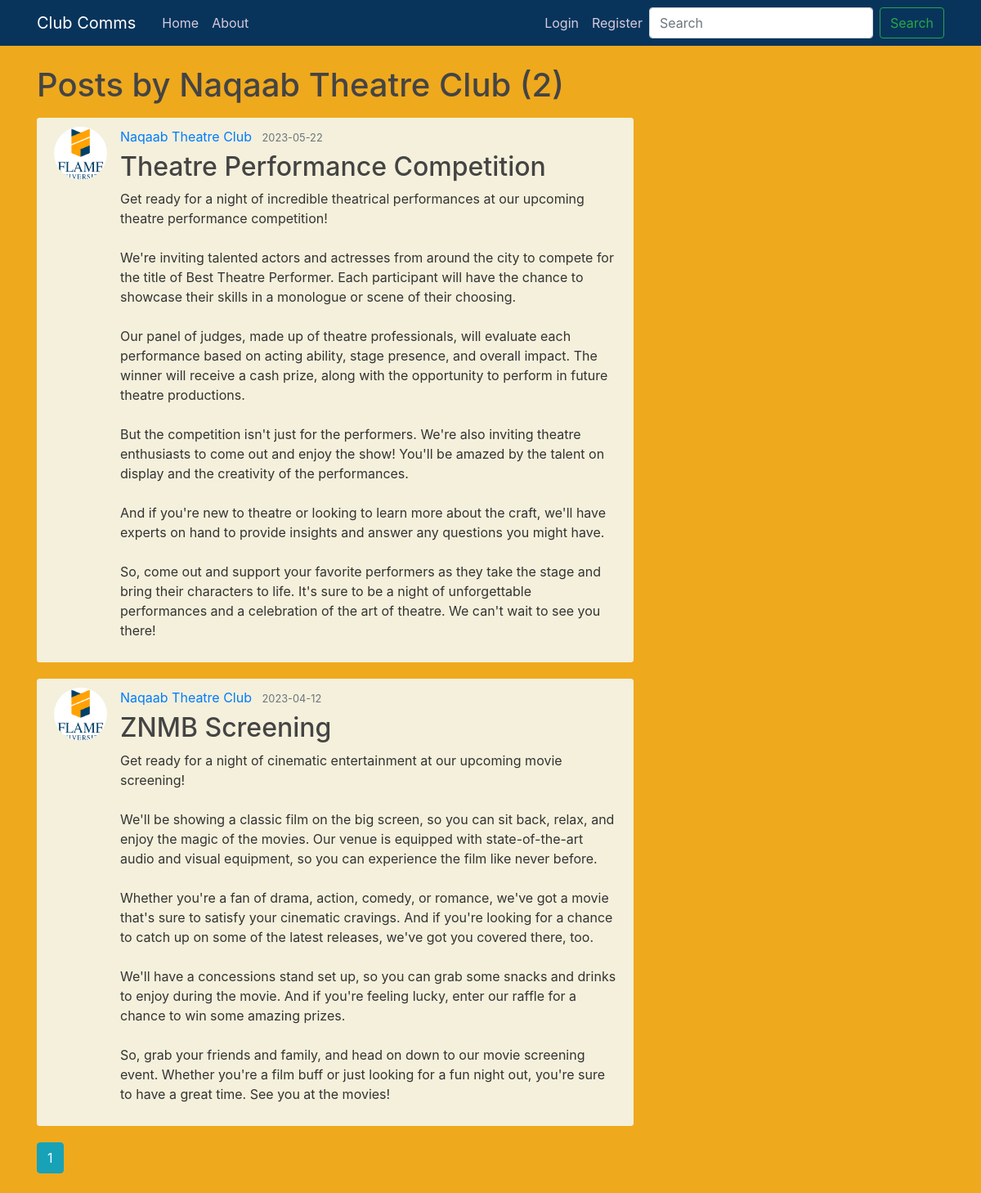
/user/Naqaab Theatre Club, run on the app's committed database.
### flaskblog/models.py (models this page shows, shortened)
class User(db.Model, UserMixin):
    id = db.Column(db.Integer, primary_key=True)
    username = db.Column(db.String(20), unique=True, nullable=False)
    email = db.Column(db.String(120), unique=True, nullable=False)
    image_file = db.Column(db.String(20), nullable=False, default='default.jpg')
    password = db.Column(db.String(60), nullable=False)
    posts = db.relationship('Post', backref='author', lazy=True)

class Post(db.Model):
    id = db.Column(db.Integer, primary_key=True)
    title = db.Column(db.String(100), nullable=False)
    date_posted = db.Column(db.DateTime, nullable=False)
    content = db.Column(db.Text, nullable=False)
    user_id = db.Column(db.Integer, db.ForeignKey('user.id'), nullable=False)

### flaskblog/routes.py (the view)
@app.route("/user/<string:username>")
def user_posts(username):
    page = request.args.get('page', 1, type=int)
    user = User.query.filter_by(username=username).first_or_404()
    posts = Post.query.filter_by(author=user)\
        .order_by(Post.date_posted.desc())\
        .paginate(page=page, per_page=5)
    return render_template('user_posts.html', posts=posts, user=user)

### flaskblog/templates/user_posts.html
{% extends "layout.html" %}
{% block content %}
    <h1 class="mb-3">Posts by {{ user.username }} ({{ posts.total }})</h1>
    {% for post in posts.items %}
        <article class="media content-section">
          <img class="rounded-circle article-img" src="{{ url_for('static', filename='profile_pics/' + post.author.image_file) }}">
          <div class="media-body">
            <div class="article-metadata">
              <a class="mr-2" href="{{ url_for('user_posts', username=post.author.username) }}">{{ post.author.username }}</a>
              <small class="text-muted">{{ post.date_posted.strftime('%Y-%m-%d') }}</small>
            </div>
            <h2><a class="article-title" href="{{ url_for('post', post_id=post.id) }}">{{ post.title }}</a></h2>
            <p class="article-content">{{ post.content }}</p>
          </div>
        </article>
    {% endfor %}
    {% for page_num in posts.iter_pages(left_edge=1, right_edge=1, left_current=1, right_current=2) %}
      {% if page_num %}
        {% if posts.page == page_num %}
          <a class="btn btn-info mb-4" href="{{ url_for('user_posts', username=user.username, page=page_num) }}">{{ page_num }}</a>
        {% else %}
          <a class="btn btn-outline-info mb-4" href="{{ url_for('user_posts', username=user.username, page=page_num) }}">{{ page_num }}</a>
        {% endif %}
      {% else %}
        ...
      {% endif %}
    {% endfor %}
{% endblock content %}

### flaskblog/static/main.css (style rules this page uses)
body { background: #efa91d; color: #333333; margin-top: 5rem; }
h1, h2, h3, h4, h5, h6 { color: #444444; }
.content-section { background: #f4f0db; padding: 10px 20px; border: 1px solid #f4f0db; border-radius: 3px; margin-bottom: 20px; }
.article-title { color: #444444; }
.article-content { white-space: pre-line; }
.article-img { height: 65px; width: 65px; margin-right: 16px; }
.article-metadata { padding-bottom: 1px; margin-bottom: 4px; border-bottom: 1px solid #f4f0db }

### data on the page
User: username "Naqaab Theatre Club"
Post: image_file (placeholder picture), author.username "Naqaab Theatre Club", date_posted "2023-05-22", title "Theatre Performance Competition", content "Get ready for a night of incredible theatrical performances at our upcoming theatre performance competition! We're inviting talented actors and actresses from around the city to compete for the title of Best Theatre Performer. Each participant will have the chance to showcase their skills in a monologue or scene of their choosing. Our panel of judges, made up of theatre professionals, will evaluate each performance based on acting ability, stage presence, and overall impact. The winner will receive a cash prize, along with the opportunity to perform in future theatre productions. But the competition isn't just for the performers. We're also inviting theatre enthusiasts to come out and enjoy…"
Post: image_file (placeholder picture), author.username "Naqaab Theatre Club", date_posted "2023-04-12", title "ZNMB Screening", content "Get ready for a night of cinematic entertainment at our upcoming movie screening! We'll be showing a classic film on the big screen, so you can sit back, relax, and enjoy the magic of the movies. Our venue is equipped with state-of-the-art audio and visual equipment, so you can experience the film like never before. Whether you're a fan of drama, action, comedy, or romance, we've got a movie that's sure to satisfy your cinematic cravings. And if you're looking for a chance to catch up on some of the latest releases, we've got you covered there, too. We'll have a concessions stand set up, so you can grab some snacks and drinks to enjoy during the movie. And if you're feeling lucky, enter our…"

### other printed values
{{ posts.total }} "2"
{{ page_num }} "1"
